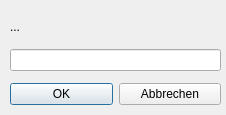
<?xml version="1.0" encoding="UTF-8"?>
<ui version="4.0">
 <class>Dialog_text_input</class>
 <widget class="QDialog" name="Dialog_text_input">
  <property name="geometry">
   <rect>
    <x>0</x>
    <y>0</y>
    <width>226</width>
    <height>115</height>
   </rect>
  </property>
  <property name="windowTitle">
   <string>Dialog</string>
  </property>
  <property name="modal">
   <bool>true</bool>
  </property>
  <widget class="QWidget" name="layoutWidget">
   <property name="geometry">
    <rect>
     <x>10</x>
     <y>10</y>
     <width>211</width>
     <height>61</height>
    </rect>
   </property>
   <layout class="QVBoxLayout" name="verticalLayout">
    <item>
     <widget class="QLabel" name="label">
      <property name="text">
       <string>...</string>
      </property>
      <property name="wordWrap">
       <bool>true</bool>
      </property>
     </widget>
    </item>
    <item>
     <widget class="QLineEdit" name="lineEdit"/>
    </item>
   </layout>
  </widget>
  <widget class="QWidget" name="layoutWidget">
   <property name="geometry">
    <rect>
     <x>10</x>
     <y>80</y>
     <width>211</width>
     <height>29</height>
    </rect>
   </property>
   <layout class="QHBoxLayout" name="horizontalLayout">
    <item>
     <widget class="QPushButton" name="pushButton_ok">
      <property name="text">
       <string>OK</string>
      </property>
     </widget>
    </item>
    <item>
     <widget class="QPushButton" name="pushButton_cancel">
      <property name="text">
       <string>Abbrechen</string>
      </property>
     </widget>
    </item>
   </layout>
  </widget>
 </widget>
 <resources/>
 <connections/>
</ui>
